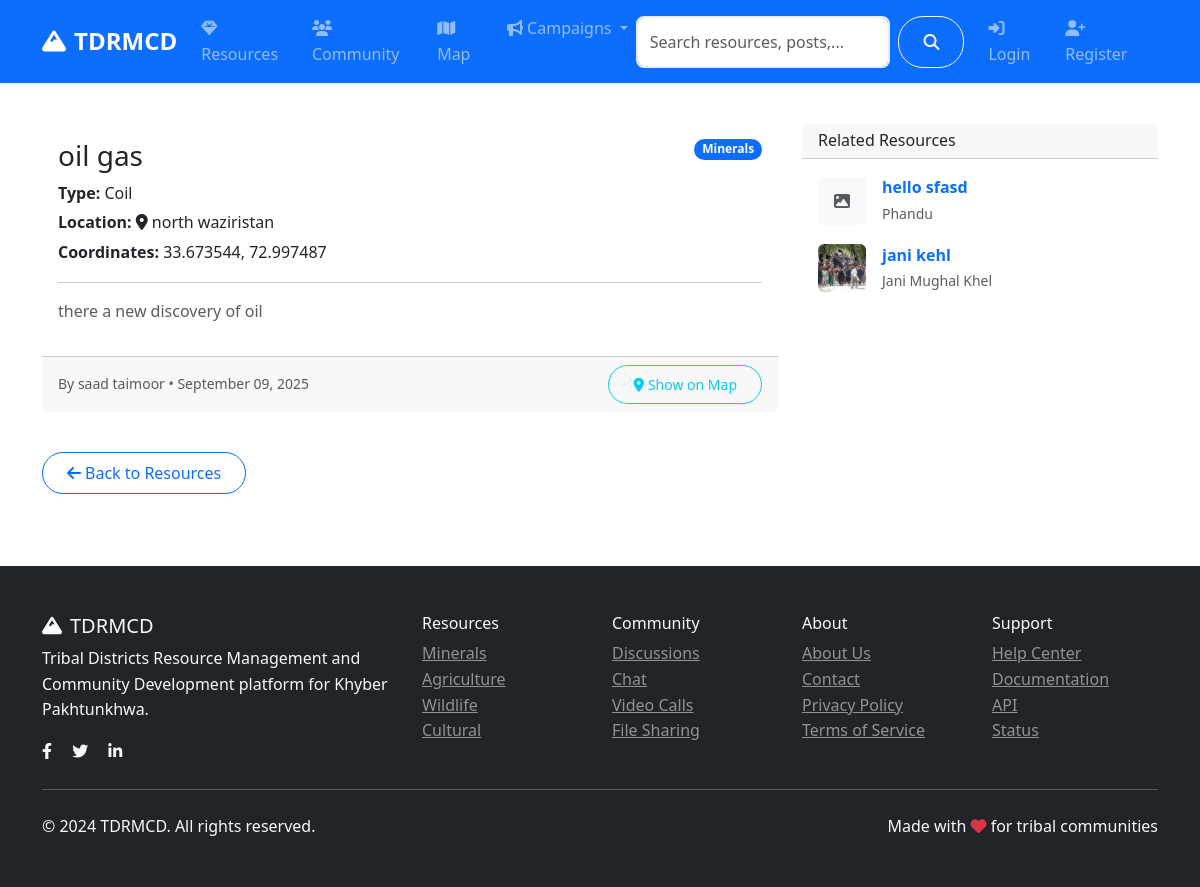
The page /resources/1 on the database as committed earlier.
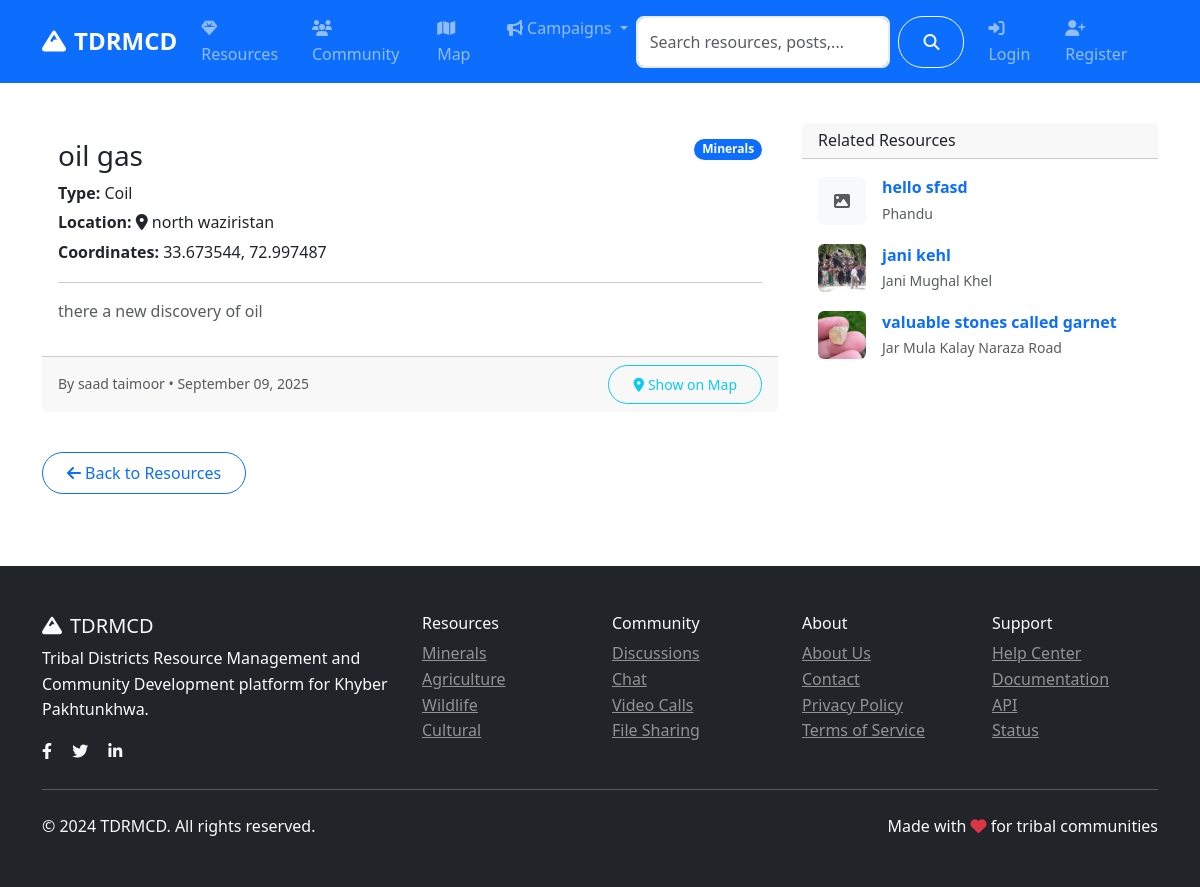
The same page on the database as committed later.
### models.py (models this page shows, shortened)
class Resource(db.Model):
    id = db.Column(db.Integer, primary_key=True)
    title = db.Column(db.String(200), nullable=False)
    description = db.Column(db.Text, nullable=False)
    category = db.Column(db.String(50), nullable=False)  # minerals, agriculture, wildlife, cultural
    subcategory = db.Column(db.String(50))  # gas, copper, coal, wheat, etc.
    location = db.Column(db.String(200))
    latitude = db.Column(db.Float)
    longitude = db.Column(db.Float)
    economic_value = db.Column(db.String(100))
    sustainability_info = db.Column(db.Text)
    image_url = db.Column(db.String(200))
    attachment_filename = db.Column(db.String(200))  # Stored filename
    attachment_original_name = db.Column(db.String(200))  # Original filename
    attachment_file_type = db.Column(db.String(50))  # File extension
    attachment_file_size = db.Column(db.Integer)  # File size in bytes
    attachment_reference = db.Column(db.Text)  # Required reference for validation
    status = db.Column(db.String(20), default='active')  # active, inactive, under_review
    author_id = db.Column(db.Integer, db.ForeignKey('user.id'), nullable=False)
    created_at = db.Column(db.DateTime, default=datetime.utcnow)
    updated_at = db.Column(db.DateTime, default=datetime.utcnow, onupdate=datetime.utcnow)

### routes/resources.py (the view)
@resources_bp.route('/<int:id>')
def detail(id):
    resource = Resource.query.get_or_404(id)
    related_resources = Resource.query.filter(
        Resource.category == resource.category,
        Resource.id != resource.id,
        Resource.status == 'active'
    ).limit(4).all()
    return render_template('resources/detail.html',
                         resource=resource,
                         related_resources=related_resources)

### models.py (called while the page is built)
    def get_full_name(self):
        return f"{self.first_name} {self.last_name}"

### templates/resources/detail.html (shortened to what this page needs)
{% extends "base.html" %}
{% block content %}
<div class="container py-4">
    <div class="row">
        <div class="col-lg-8 mb-4">
            <div class="card">
                <div class="card-body">
                    <div class="d-flex justify-content-between align-items-start mb-2">
                        <h3 class="mb-0">{{ resource.title }}</h3>
                        <span class="badge bg-primary">{{ resource.category.title() }}</span>
                    </div>
                    {% if resource.subcategory %}
                    <p class="mb-1"><strong>Type:</strong> {{ resource.subcategory.title() }}</p>
                    {% endif %}
                    {% if resource.location %}
                    <p class="mb-1"><strong>Location:</strong> <i class="fas fa-map-marker-alt me-1"></i>{{ resource.location }}</p>
                    {% endif %}
                    {% if resource.latitude and resource.longitude %}
                    <p class="mb-1"><strong>Coordinates:</strong> {{ resource.latitude }}, {{ resource.longitude }}</p>
                    {% endif %}
                    <hr>
                    <p class="text-muted">{{ resource.description }}</p>
                </div>
                <div class="card-footer d-flex justify-content-between align-items-center">
                    <small class="text-muted">By {{ resource.author.get_full_name() }} • {{ resource.created_at.strftime('%B %d, %Y') }}</small>
                    <div class="d-flex gap-2">
                        {% if resource.latitude and resource.longitude %}
                        <a class="btn btn-sm btn-outline-info" href="{{ url_for('main.map_view') }}?focus={{ resource.id }}&lat={{ resource.latitude }}&lng={{ resource.longitude }}">
                            <i class="fas fa-map-marker-alt me-1"></i>Show on Map
                        </a>
                        {% endif %}
                    </div>
                </div>
            </div>
        </div>
        <div class="col-lg-4">
            <div class="card mb-4">
                <div class="card-header">
                    <h6 class="mb-0">Related Resources</h6>
                </div>
                <div class="card-body">
                    {% for r in related_resources %}
                    <div class="d-flex align-items-center mb-3">
                        <div class="flex-shrink-0 me-3">
                            {% if r.image_url %}
                            <img src="{{ url_for('serve_uploaded_file', subdir='resources', filename=r.image_url.split('/')[-1]) }}" class="rounded" style="width: 48px; height: 48px; object-fit: cover;" alt="{{ r.title }}">
                            {% else %}
                            <div class="bg-light rounded d-flex align-items-center justify-content-center" style="width: 48px; height: 48px;">
                                <i class="fas fa-image text-muted"></i>
                            </div>
                            {% endif %}
                        </div>
                        <div class="flex-grow-1">
                            <a class="text-decoration-none" href="{{ url_for('resources.detail', id=r.id) }}">
                                <div class="fw-semibold">{{ r.title }}</div>
                            </a>
                            <small class="text-muted">{{ r.location or r.category.title() }}</small>
                        </div>
                    </div>
                    {% else %}
                    <div class="text-muted">No related resources.</div>
                    {% endfor %}
                </div>
            </div>
        </div>
    </div>
    <div class="mt-3">
        <a class="btn btn-outline-primary" href="{{ url_for('resources.index') }}"><i class="fas fa-arrow-left me-1"></i>Back to Resources</a>
    </div>
</div>
{% endblock %}

Rows that differ between the two databases and show on the page:
added Resource: image_url (picture), title "valuable stones called garnet", location "Jar Mula Kalay Naraza Road"
